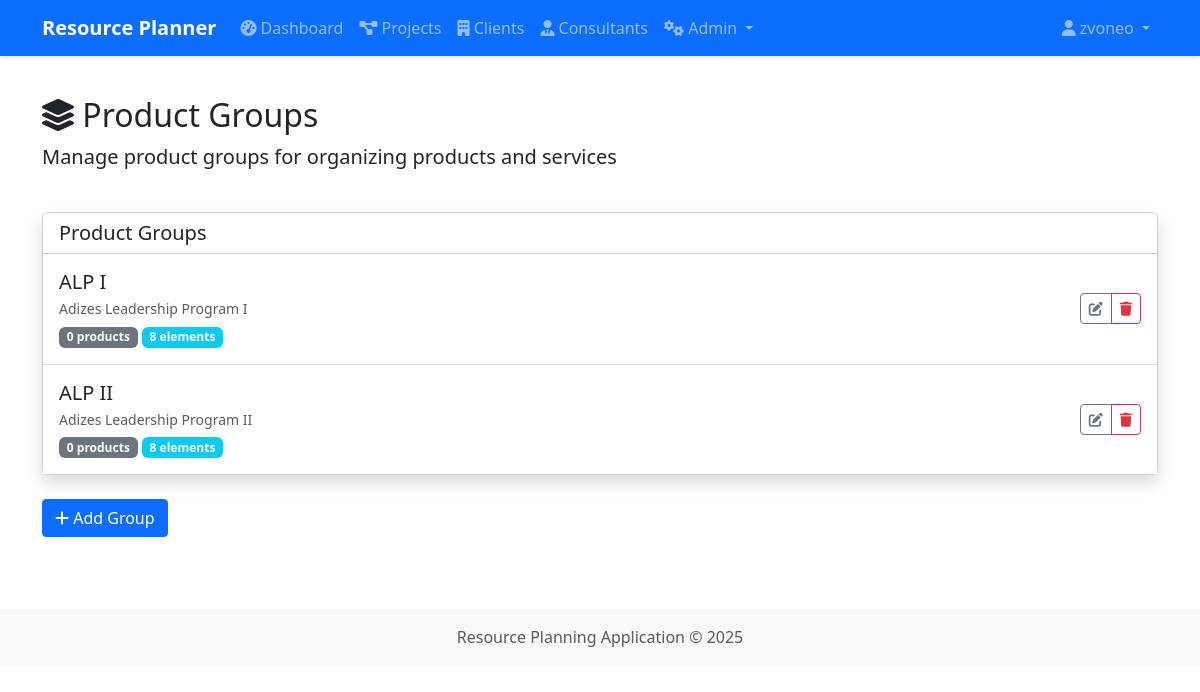
The app's page /catalog/groups (signed in) with its own data.
### app/models.py (models this page shows, shortened)
class User(db.Model, UserMixin):
    __tablename__ = 'users'
    id = db.Column(db.Integer, primary_key=True)
    username = db.Column(db.String(80), unique=True, nullable=False)
    email = db.Column(db.String(120), unique=True, nullable=False)
    password_hash = db.Column(db.String(128))
    first_name = db.Column(db.String(50))
    last_name = db.Column(db.String(50))
    created_at = db.Column(db.DateTime, default=datetime.utcnow)
    is_active = db.Column(db.Boolean, default=True)
    updated_at = db.Column(db.DateTime, default=datetime.utcnow, onupdate=datetime.utcnow)
    consultants = db.relationship('Consultant', backref='user', lazy=True, cascade="all, delete-orphan")
    roles = db.relationship('Role', secondary='user_roles', backref=db.backref('users', lazy=True))

class ProductGroup(db.Model):
    __tablename__ = 'product_groups'
    id = db.Column(db.Integer, primary_key=True)
    name = db.Column(db.String(100), nullable=False)
    description = db.Column(db.Text)
    duration_id = db.Column(db.Integer, db.ForeignKey('list_items.id', ondelete='SET NULL'), nullable=True)
    created_at = db.Column(db.DateTime, default=datetime.utcnow)
    updated_at = db.Column(db.DateTime, default=datetime.utcnow, onupdate=datetime.utcnow)
    products = db.relationship('ProductService', backref='group', lazy=True)
    elements = db.relationship('ProductElement', backref='group', lazy=True, cascade='all, delete-orphan')
    duration = db.relationship('ListItem', foreign_keys=[duration_id])

### app/routes/catalog.py (the view)
@catalog_bp.route('/groups')
@login_required
def list_groups():
    groups = ProductGroup.query.all()
    for group in groups:
        group.elements = ProductElement.query.filter_by(group_id=group.id).all()
    phase_durations_list = List.query.filter_by(name='Phase Durations').first()
    phase_durations = {duration.id: duration.value for duration in phase_durations_list.items} if phase_durations_list else {}
    return render_template('catalog/groups/list.html', groups=groups, phase_durations=phase_durations)

### app/templates/catalog/groups/list.html (shortened to what this page needs)
{% extends 'base.html' %}
{% block content %}
<div class="row mb-4">
    <div class="col">
        <h1 class="h2">
            <i class="fas fa-layer-group"></i> Product Groups
        </h1>
        <p class="lead">Manage product groups for organizing products and services</p>
    </div>
</div>
<div class="row">
    <div class="col-12">
        <div class="card shadow mb-4">
            <div class="card-header bg-white">
                <h5 class="mb-0">Product Groups</h5>
            </div>
            <div class="card-body p-0">
                {% if groups %}
                <div class="list-group list-group-flush">
                    {% for group in groups %}
                    <div class="list-group-item p-0">
                        <div class="d-flex justify-content-between align-items-center p-3">
                            <div>
                                <h5 class="mb-1">{{ group.name }}</h5>
                                <p class="mb-1 text-muted small">{{ group.description }}</p>
                                <span class="badge bg-secondary">{{ group.products|length }} product{% if group.products|length != 1 %}s{% endif %}</span>
                                <span class="badge bg-info">{{ group.elements|length }} element{% if group.elements|length != 1 %}s{% endif %}</span>
                            </div>
                            <div class="btn-group">
                                <button type="button" class="btn btn-sm btn-outline-secondary toggle-group-edit" data-group-id="{{ group.id }}">
                                    <i class="fas fa-edit"></i>
                                </button>
                                <button type="button" class="btn btn-sm btn-outline-danger delete-group" data-id="{{ group.id }}" data-name="{{ group.name }}">
                                    <i class="fas fa-trash"></i>
                                </button>
                            </div>
                        </div>
                    </div>
                    {% endfor %}
                </div>
                {% else %}
                <div class="alert alert-info m-3">
                    <i class="fas fa-info-circle"></i> No product groups found.
                </div>
                {% endif %}
            </div>
        </div>
        <button type="button" class="btn btn-primary mb-4" id="add-group-btn">
            <i class="fas fa-plus"></i> Add Group
        </button>
    </div>
</div>
{% endblock %}

### app/templates/base.html (shortened to what this page needs)
<!DOCTYPE html>
<html lang="en">
<head>
    <link href="https://cdn.jsdelivr.net/npm/bootstrap@5.3.0-alpha1/dist/css/bootstrap.min.css" rel="stylesheet">
    <link rel="stylesheet" href="https://cdnjs.cloudflare.com/ajax/libs/font-awesome/6.0.0/css/all.min.css">
    <link rel="stylesheet" href="{{ url_for('static', filename='css/style.css') }}">
</head>
<body>
    <nav class="navbar navbar-expand-lg navbar-dark bg-primary">
        <div class="container">
            <a class="navbar-brand" href="{{ url_for('index') }}">Resource Planner</a>
            <div class="collapse navbar-collapse" id="navbarNav">
                {% if current_user.is_authenticated %}
                <ul class="navbar-nav me-auto">
                    <li class="nav-item">
                        <a class="nav-link" href="{{ url_for('admin.dashboard') }}">
                            <i class="fas fa-tachometer-alt"></i> Dashboard
                        </a>
                    </li>
                    <li class="nav-item">
                        <a class="nav-link" href="{{ url_for('projects.list_projects') }}">
                            <i class="fas fa-project-diagram"></i> Projects
                        </a>
                    </li>
                    <li class="nav-item">
                        <a class="nav-link" href="{{ url_for('clients.list_clients') }}">
                            <i class="fas fa-building"></i> Clients
                        </a>
                    </li>
                    <li class="nav-item">
                        <a class="nav-link" href="{{ url_for('consultants.list_consultants') }}">
                            <i class="fas fa-user-tie"></i> Consultants
                        </a>
                    </li>
                    {% if 'Admin' in current_user.roles|map(attribute='name') or 'Manager' in current_user.roles|map(attribute='name') %}
                    <li class="nav-item dropdown">
                        <a class="nav-link dropdown-toggle" href="#" id="adminDropdown" role="button" data-bs-toggle="dropdown" aria-expanded="false">
                            <i class="fas fa-cogs"></i> Admin
                        </a>
                    </li>
                    {% endif %}
                </ul>
                <ul class="navbar-nav">
                    <li class="nav-item dropdown">
                        <a class="nav-link dropdown-toggle" href="#" id="userDropdown" role="button" data-bs-toggle="dropdown" aria-expanded="false">
                            <i class="fas fa-user"></i> {{ current_user.username }}
                        </a>
                    </li>
                </ul>
                {% endif %}
            </div>
        </div>
    </nav>
    <div class="container mt-4">
        {% block content %}{% endblock %}
    </div>
    <footer class="footer mt-5 py-3 bg-light">
        <div class="container text-center">
            <span class="text-muted">Resource Planning Application &copy; {{ now.year }}</span>
        </div>
    </footer>
</body>
</html>

### app/static/css/style.css (style rules this page uses)
body { min-height: 100vh; display: flex; flex-direction: column; }
.footer { margin-top: auto; }
.card { transition: transform 0.3s ease; box-shadow: 0 4px 6px rgba(0, 0, 0, 0.1); }
.btn { border-radius: 0.25rem; }
.navbar { box-shadow: 0 2px 4px rgba(0, 0, 0, 0.1); }
.navbar-brand { font-weight: bold; }

### records on screen
User: username "zvoneo"
ProductGroup: name "ALP I", description "Adizes Leadership Program I", products|length "0", elements|length "8"
ProductGroup: name "ALP II", description "Adizes Leadership Program II", products|length "0", elements|length "8"
